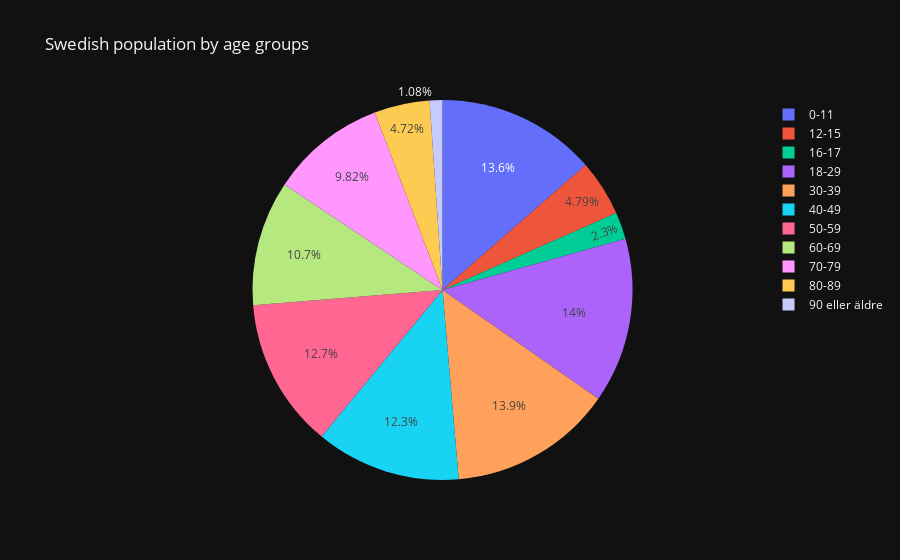

Notebook code cell kept with this figure:
### Markdown cell above
Creating a pie-chart to show the population by age group.

### Code cell
category_order = df_age_ranges_population["Ålder"].tolist()

age_group_population_chart = px.pie(
    df_age_ranges_population, names="Ålder", values="Befolkning", 
    title="Swedish population by age groups", category_orders={"Ålder": category_order}
)
age_group_population_chart.show()
age_group_population_chart.write_html("./Visualisations/Task_2_plotly_swedish_population_by_age_group.html")

### Figure 1 — Plotly figure (JSON) as saved in the notebook; plotly's stock layout.template omitted (floating-point values rounded to 4 significant figures)
{"data": [{"direction": "clockwise", "domain": {"x": [0.0, 1.0], "y": [0.0, 1.0]}, "hovertemplate": "Ålder=%{label}<br>Befolkning=%{value}<extra></extra>", "labels": ["0-11", "12-15", "16-17", "18-29", "30-39", "40-49", "50-59", "60-69", "70-79", "80-89", "90 eller äldre"], "legendgroup": "", "name": "", "showlegend": true, "sort": false, "values": [1428766, 503831, 241539, 1475950, 1467590, 1298156, 1339798, 1121922, 1033113, 496750, 114141], "type": "pie"}], "layout": {"legend": {"tracegroupgap": 0}, "title": {"text": "Swedish population by age groups"}}}
